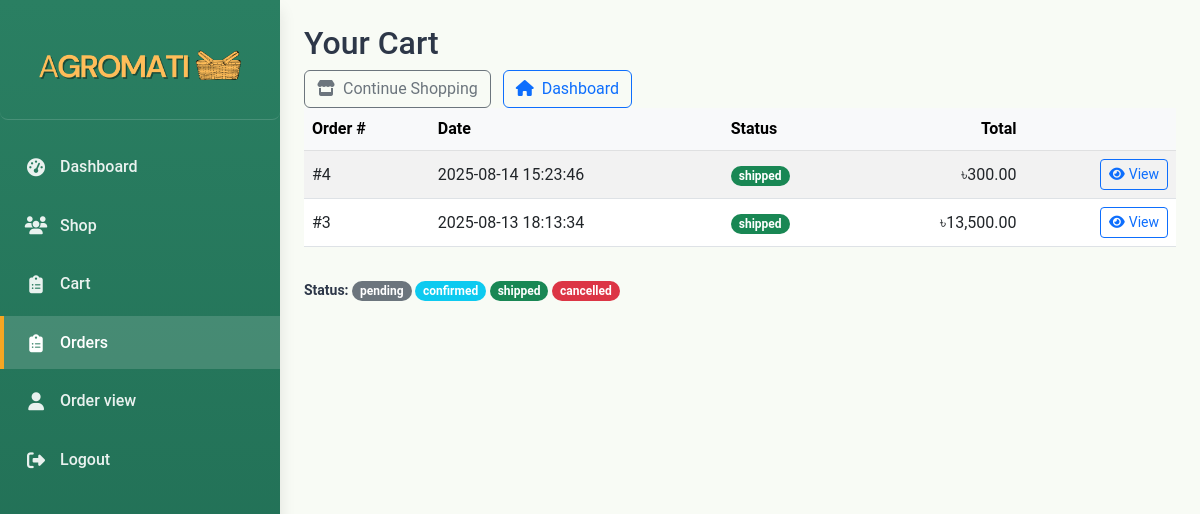
Screenshot of /retailer_orders.php (signed in) with the database file from the repository.
### tables this page shows
CREATE TABLE `orders` (
  `id` int(11) NOT NULL,
  `retailer_id` int(11) NOT NULL,
  `total_amount` decimal(12,2) NOT NULL DEFAULT 0.00,
  `status` enum('pending','confirmed','shipped','cancelled') DEFAULT 'pending',
  `created_at` timestamp NOT NULL DEFAULT current_timestamp()
);

### retailer_orders.php (the view, shortened to what this page needs)
<?php
$db = new mysqli('localhost','root','','agromatiDB');
$stmt = $db->prepare("SELECT id, name FROM retailers WHERE retailer_id = ? LIMIT 1");
$stmt->bind_param("s", $_SESSION['retailer_id']);
$stmt->execute();
$retRow = $stmt->get_result()->fetch_assoc();
$retailer_id = (int)$retRow['id'];
$sql = "SELECT o.id, o.total_amount, o.status, o.created_at
        FROM orders o
        WHERE o.retailer_id = ?
        ORDER BY o.created_at DESC, o.id DESC";
$stmt = $db->prepare($sql);
$stmt->bind_param("i", $retailer_id);
$stmt->execute();
$res = $stmt->get_result();
$orders = $res->fetch_all(MYSQLI_ASSOC);
?>
<!DOCTYPE html>
<html lang="en">
<head>
  <link rel="stylesheet" href="https://cdnjs.cloudflare.com/ajax/libs/font-awesome/6.4.0/css/all.min.css">
  <link href="https://cdn.jsdelivr.net/npm/bootstrap@5.3.0/dist/css/bootstrap.min.css" rel="stylesheet">
  <link rel="stylesheet" href="css/retailer_styles.css">
</head>
<body>
  <div class="agri-container">
        <aside class="agri-sidebar">
            <div class="agri-sidebar-header">
              <img src="Image/logo.png" alt="AGROMATI Logo" class="logo-image">
            </div>
            <nav class="agri-sidebar-nav">
                <ul>
                    <li class="agri-nav-item" data-page="dashboard">
                        <a href="retailer_dashboard.php" class="agri-nav-link">
                            <i class="fas fa-tachometer-alt agri-nav-icon"></i>
                            Dashboard
                        </a>
                    </li>
                    <li class="agri-nav-item" data-page="Shop">
                        <a href="shop.php" class="agri-nav-link">
                            <i class="fas fa-users agri-nav-icon"></i>
                            Shop
                        </a>
                    </li>
                    <li class="agri-nav-item" data-page="Cart">
                        <a href="cart.php" class="agri-nav-link">
                            <i class="fas fa-clipboard-list agri-nav-icon"></i>
                            Cart
                        </a>
                    </li>
                    <li class="agri-nav-item active" data-page="My orders">
                        <a href="retailer_orders.php" class="agri-nav-link">
                            <i class="fas fa-clipboard-list agri-nav-icon"></i>
                            Orders
                        </a>
                    </li>
                    <li class="agri-nav-item" data-page="Order view">
                        <a href="retailer_order_view.php" class="agri-nav-link">
                            <i class="fas fa-user agri-nav-icon"></i>
                            Order view
                        </a>
                    </li>
                    <li class="agri-nav-item">
                        <a href="retailer_logout.php" class="agri-nav-link">
                            <i class="fas fa-sign-out-alt agri-nav-icon"></i>
                            Logout
                        </a>
                    </li>
                </ul>
            </nav>
        </aside>
<main class="flex-grow-1 p-4">
  <div class="page-shell">
    <div class="card-panel card-panel--compact rounded-xl">
      <div class="page-header">
        <h2>Your Cart</h2>
        <div>
          <a class="btn btn-outline-secondary me-2" href="shop.php">
            <i class="fas fa-store me-1"></i> Continue Shopping
          </a>
          <a class="btn btn-outline-primary" href="retailer_dashboard.php">
            <i class="fas fa-home me-1"></i> Dashboard
          </a>
        </div>
      </div>
  <?php if (empty($orders)): ?>
    <div class="alert alert-info">You haven’t placed any orders yet.</div>
  <?php else: ?>
    <div class="table-responsive">
      <table class="table table-striped align-middle">
        <thead class="table-light">
          <tr>
            <th>Order #</th>
            <th>Date</th>
            <th>Status</th>
            <th class="text-end">Total</th>
            <th></th>
          </tr>
        </thead>
        <tbody>
        <?php foreach ($orders as $o):
          $badge = $o['status']==='pending'   ? 'bg-secondary' :
                   ($o['status']==='confirmed' ? 'bg-info' :
                   ($o['status']==='shipped'   ? 'bg-success' : 'bg-danger'));
        ?>
          <tr>
            <td>#<?= (int)$o['id'] ?></td>
            <td><?= htmlspecialchars($o['created_at']) ?></td>
            <td><span class="badge <?= $badge ?>"><?= htmlspecialchars($o['status']) ?></span></td>
            <td class="text-end">৳<?= number_format((float)$o['total_amount'], 2) ?></td>
            <td class="text-end">
              <a class="btn btn-sm btn-outline-primary" href="retailer_order_view.php?order_id=<?= (int)$o['id'] ?>">
                <i class="fas fa-eye me-1"></i>View
              </a>
            </td>
          </tr>
        <?php endforeach; ?>
        </tbody>
      </table>
    </div>
    <div class="mt-3 small">
      <strong>Status:</strong>
      <span class="badge bg-secondary">pending</span>
      <span class="badge bg-info">confirmed</span>
      <span class="badge bg-success">shipped</span>
      <span class="badge bg-danger">cancelled</span>
    </div>
  <?php endif; ?>
   </div>
  </div>
</main>
</body>
</html>

### css/retailer_styles.css (style rules this page uses)
:root { --primary: #2A7F62; --primary-dark: #1F6B52; --primary-light: rgba(42, 127, 98, 0.1); --secondary: #F5A623; --dark: #2D3748; --light: #F8FBF5; --gray: #E2E8F0; --dark-gray: #718096; --white: #FFFFFF; --error: #E53E3E; --success: #38A169; --warning: #ECC94B; --shadow: 0 4px 6px rgba(0, 0, 0, 0.1); --shadow-lg: 0 10px 15px rgba(0, 0, 0, 0.1); --transition: all 0.3s ease; --border-radius: 8px; }
* { margin: 0; padding: 0; box-sizing: border-box; }
body { font-family: 'Roboto', sans-serif; background-color: var(--light); color: var(--dark); line-height: 1.6; display: flex; min-height: 100vh; }
.agri-container { display: flex; width: 100%; }
.agri-sidebar { width: 280px; background: linear-gradient(180deg, var(--primary) 0%, var(--primary-dark) 100%); color: var(--white); padding: 20px 0; box-shadow: var(--shadow-lg); display: flex; flex-direction: column; flex-shrink: 0; transition: var(--transition); z-index: 1000; position: relative; }
.agri-sidebar-header { text-align: center; padding: 0 20px 20px; border-bottom: 1px solid rgba(255, 255, 255, 0.15); margin-bottom: 20px; }
.agri-sidebar-nav { flex: 1; }
.agri-sidebar-nav ul { list-style: none; padding: 0; margin: 0; }
.agri-nav-item { margin-bottom: 5px; position: relative; }
.agri-nav-link { display: flex; align-items: center; padding: 14px 20px; color: rgba(255, 255, 255, 0.9); text-decoration: none; font-size: 16px; font-weight: 500; transition: var(--transition); border-left: 4px solid transparent; }
.agri-nav-item.active .agri-nav-link { background-color: rgba(255, 255, 255, 0.15); color: var(--white); border-left: 4px solid var(--secondary); }
.agri-nav-icon { margin-right: 12px; font-size: 18px; width: 24px; text-align: center; }
.badge { display: inline-block; padding: 4px 8px; font-size: 12px; font-weight: 600; line-height: 1; text-align: center; white-space: nowrap; vertical-align: baseline; border-radius: 10px; margin-left: auto; }
.bg-success { background-color: var(--success); color: var(--white); }
.agri-sidebar-header { width: 280px; height: 100px; margin-bottom: 20px; display: flex; align-items: center; justify-content: center; border-radius: 8px; padding: 8px; }
.logo-image { max-width: 100%; max-height: 100%; object-fit: contain; }

### rows the page displays
orders: id "4", created_at "2025-08-14 15:23:46", status "shipped", total_amount "300.00"
orders: id "3", created_at "2025-08-13 18:13:34", status "shipped", total_amount "13,500.00"
